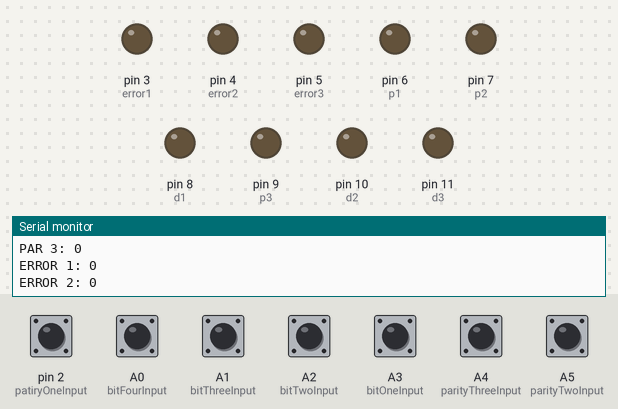
Bench run of a sketch on a simulated Arduino Uno, built with avr-gcc and run on an emulated ATmega328P. Parts: output pins drawn as LEDs (lit = HIGH), the last lines printed to the serial monitor. The test bench sets the inputs (shaded band); at power-on: A0 (bitFourInput), A1 (bitThreeInput), A2 (bitTwoInput), A3 (bitOneInput), A4 (parityThreeInput), A5 (parityTwoInput), pin 2 (patiryOneInput) HIGH. Pins used as bus, display or sensor lines are not drawn.

Above: at 1.2 s.
1.3 s: pin 2 (patiryOneInput) pulled LOW for 0.15 s
At 1.53 s:
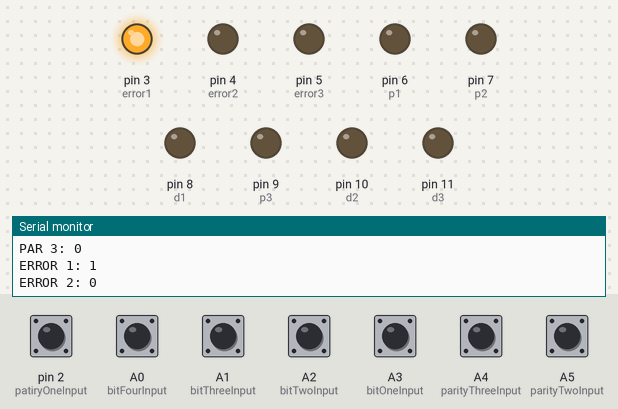
3.0 s: A1 (bitThreeInput) pulled LOW for 0.15 s
At 3.18 s:
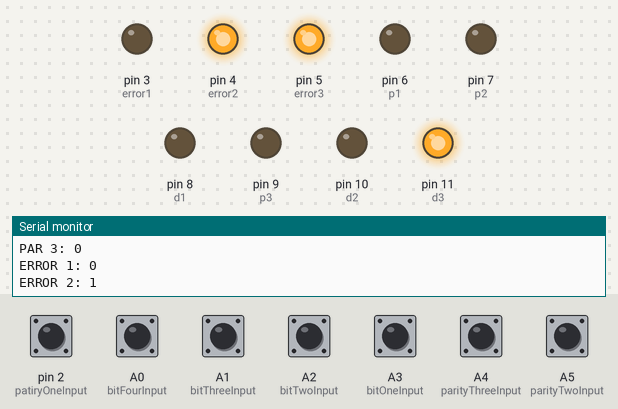
4.8 s: A0 (bitFourInput) pulled LOW for 0.15 s
At 5.05 s:
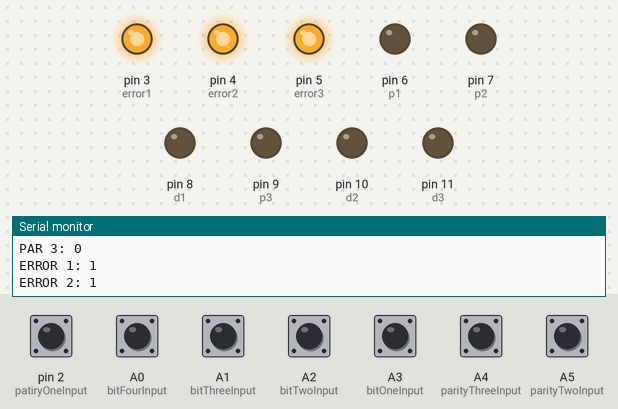
6.6 s: A2 (bitTwoInput) pulled LOW for 0.15 s
At 6.82 s:
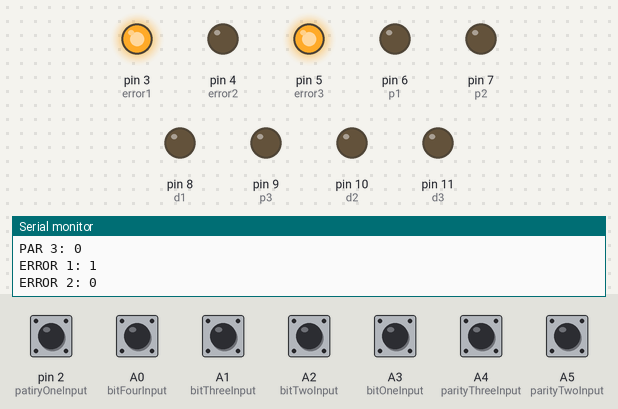
8.3 s: A3 (bitOneInput) pulled LOW for 0.15 s
At 8.36 s:
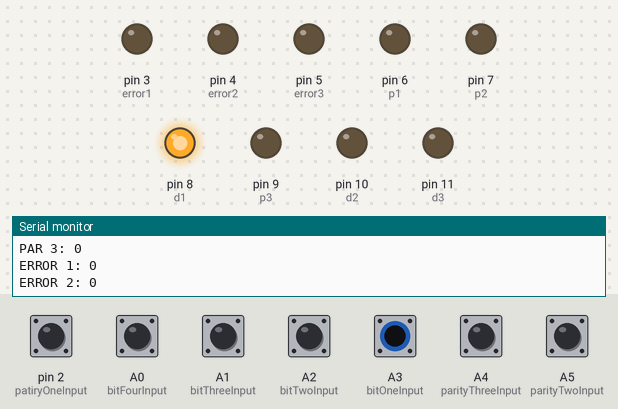
10.1 s: A4 (parityThreeInput) pulled LOW for 0.15 s
At 10.35 s:
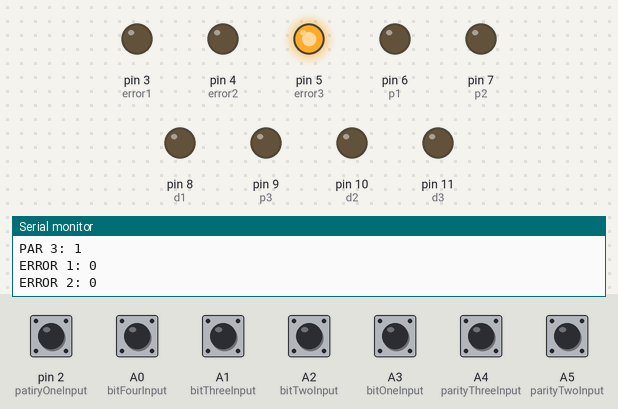
Timing chart, 0 to 12.9 s (numbered marks = the images above; inputs shaded):
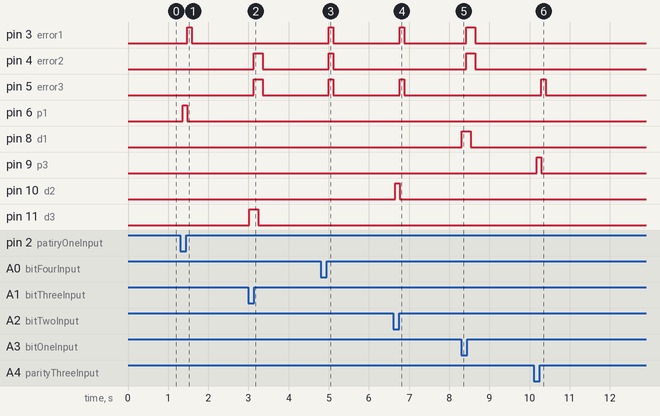

The sketch:

hammingDecoder.ino
```cpp
#define bitOneInput A3
#define bitTwoInput A2
#define bitThreeInput A1
#define bitFourInput A0
#define patiryOneInput 2
#define parityTwoInput A5
#define parityThreeInput A4
#define d4 12
#define d3 11
#define d2 10
#define p3 9
#define d1 8
#define p2 7
#define p1 6
#define error1 3
#define error2 4
#define error3 5

int even = 1;

int bitOne;
int bitTwo;
int bitThree;
int bitFour;

int parity1;
int parity2;
int parity3;

int errorParity1;
int errorParity2;
int errorParity3;

void setup()
{
    pinMode(bitOneInput, INPUT_PULLUP);
    pinMode(bitTwoInput, INPUT_PULLUP);
    pinMode(bitThreeInput, INPUT_PULLUP);
    pinMode(bitFourInput, INPUT_PULLUP);
    pinMode(patiryOneInput, INPUT_PULLUP);
    pinMode(parityTwoInput, INPUT_PULLUP);
    pinMode(parityThreeInput, INPUT_PULLUP);
    pinMode(d4, OUTPUT);
    pinMode(d3, OUTPUT);
    pinMode(d2, OUTPUT);
    pinMode(p3, OUTPUT);
    pinMode(d1, OUTPUT);
    pinMode(p2, OUTPUT);
    pinMode(p1, OUTPUT);
    pinMode(error1, OUTPUT);
    pinMode(error2, OUTPUT);
    pinMode(error3, OUTPUT);
    Serial.begin(9600);
}

void loop()
{

    bitOne = !digitalRead(bitOneInput);
    bitTwo = !digitalRead(bitTwoInput);
    bitThree = !digitalRead(bitThreeInput);
    bitFour = !digitalRead(bitFourInput);

    parity1 = !digitalRead(patiryOneInput);
    parity2 = !digitalRead(parityTwoInput);
    parity3 = !digitalRead(parityThreeInput);

    bitOne ? digitalWrite(d1, HIGH) : digitalWrite(d1, LOW);
    bitTwo ? digitalWrite(d2, HIGH) : digitalWrite(d2, LOW);
    bitThree ? digitalWrite(d3, HIGH) : digitalWrite(d3, LOW);
    bitFour ? digitalWrite(d4, HIGH) : digitalWrite(d4, LOW);
    parity1 ? digitalWrite(p1, HIGH) : digitalWrite(p1, LOW);
    parity2 ? digitalWrite(p2, HIGH) : digitalWrite(p2, LOW);
    parity3 ? digitalWrite(p3, HIGH) : digitalWrite(p3, LOW);

    Serial.print("BIT 1: ");
    Serial.println(bitOne);
    Serial.print("BIT 2: ");
    Serial.println(bitTwo);
    Serial.print("BIT 3: ");
    Serial.println(bitThree);
    Serial.print("BIT 4: ");
    Serial.println(bitFour);

    Serial.print("PAR 1: ");
    Serial.println(parity1);
    Serial.print("PAR 2: ");
    Serial.println(parity2);
    Serial.print("PAR 3: ");
    Serial.println(parity3);

    errorParity1 = (parity1 + bitOne + bitTwo + bitFour) % 2;
    errorParity2 = (parity2 + bitOne + bitThree + bitFour) % 2;
    errorParity3 = (parity3 + bitTwo + bitThree + bitFour) % 2;

    Serial.print("ERROR 1: ");
    Serial.println(errorParity1);
    Serial.print("ERROR 2: ");
    Serial.println(errorParity2);
    Serial.print("ERROR 3: ");
    Serial.println(errorParity3);

    if (even)
    {
        errorParity1 ? digitalWrite(error1, HIGH) : digitalWrite(error1, LOW);
        errorParity2 ? digitalWrite(error2, HIGH) : digitalWrite(error2, LOW);
        errorParity3 ? digitalWrite(error3, HIGH) : digitalWrite(error3, LOW);
    }
    else
    {
        parity1 ? digitalWrite(p1, LOW) : digitalWrite(p1, HIGH);
        parity2 ? digitalWrite(p2, LOW) : digitalWrite(p2, HIGH);
        parity3 ? digitalWrite(p3, LOW) : digitalWrite(p3, HIGH);
    }
}
```

Measured:
- after the input at 1.3 s, pin 3 (error1): LOW → HIGH after 0.18 s, → LOW 0.11 s later; pin 6 (p1): LOW → HIGH after 0.07 s, → LOW 0.11 s later
- after the input at 3.0 s, pin 4 (error2), pin 5 (error3): LOW → HIGH after 0.13 s, → LOW 0.22 s later; pin 11 (d3): LOW → HIGH at once, → LOW 0.22 s later
- after the input at 4.8 s, pin 3 (error1), pin 4 (error2), pin 5 (error3): LOW → HIGH after 0.20 s, → LOW 0.11 s later
- after the input at 6.6 s, pin 3 (error1), pin 5 (error3): LOW → HIGH after 0.17 s, → LOW 0.11 s later; pin 10 (d2): LOW → HIGH after 0.06 s, → LOW 0.11 s later
- after the input at 8.3 s, pin 3 (error1), pin 4 (error2): LOW → HIGH after 0.12 s, → LOW 0.22 s later; pin 8 (d1): LOW → HIGH at once, → LOW 0.22 s later
- after the input at 10.1 s, pin 5 (error3): LOW → HIGH after 0.20 s, → LOW 0.11 s later; pin 9 (p3): LOW → HIGH after 0.09 s, → LOW 0.11 s later
